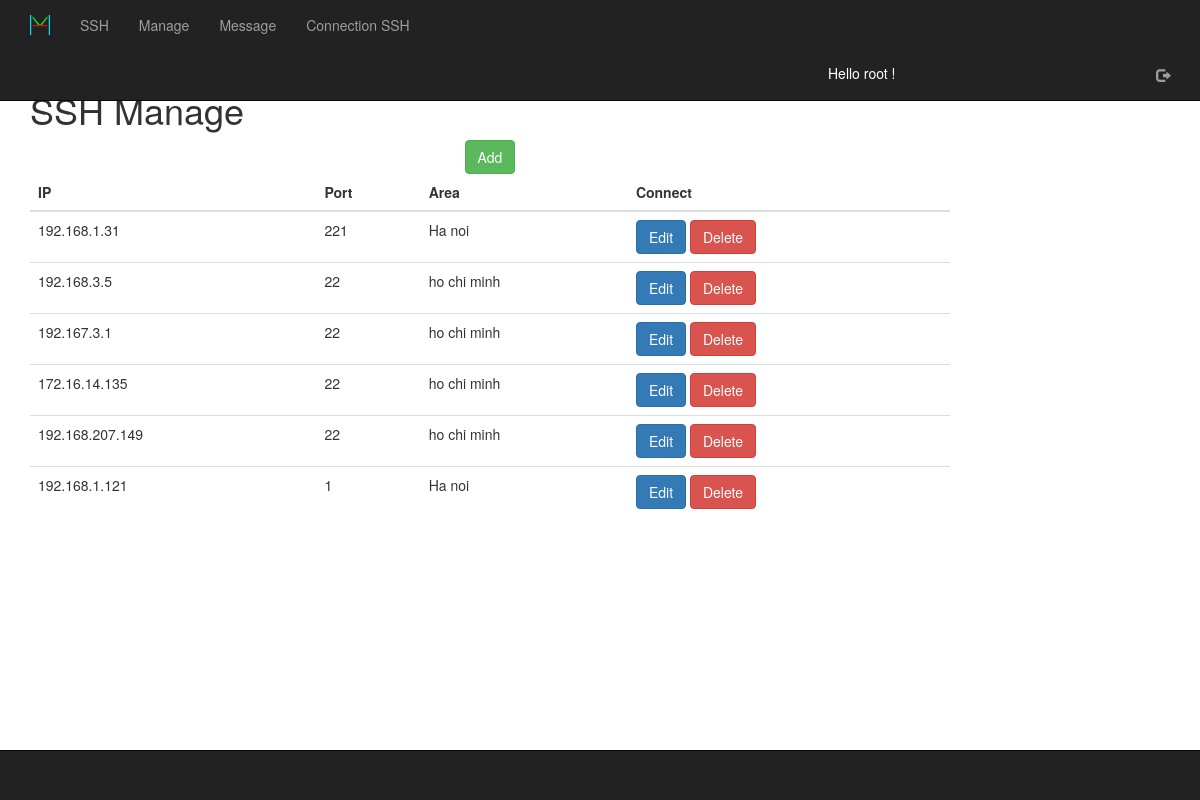
Before: /ssh/connection/ (signed in) with the older database file.
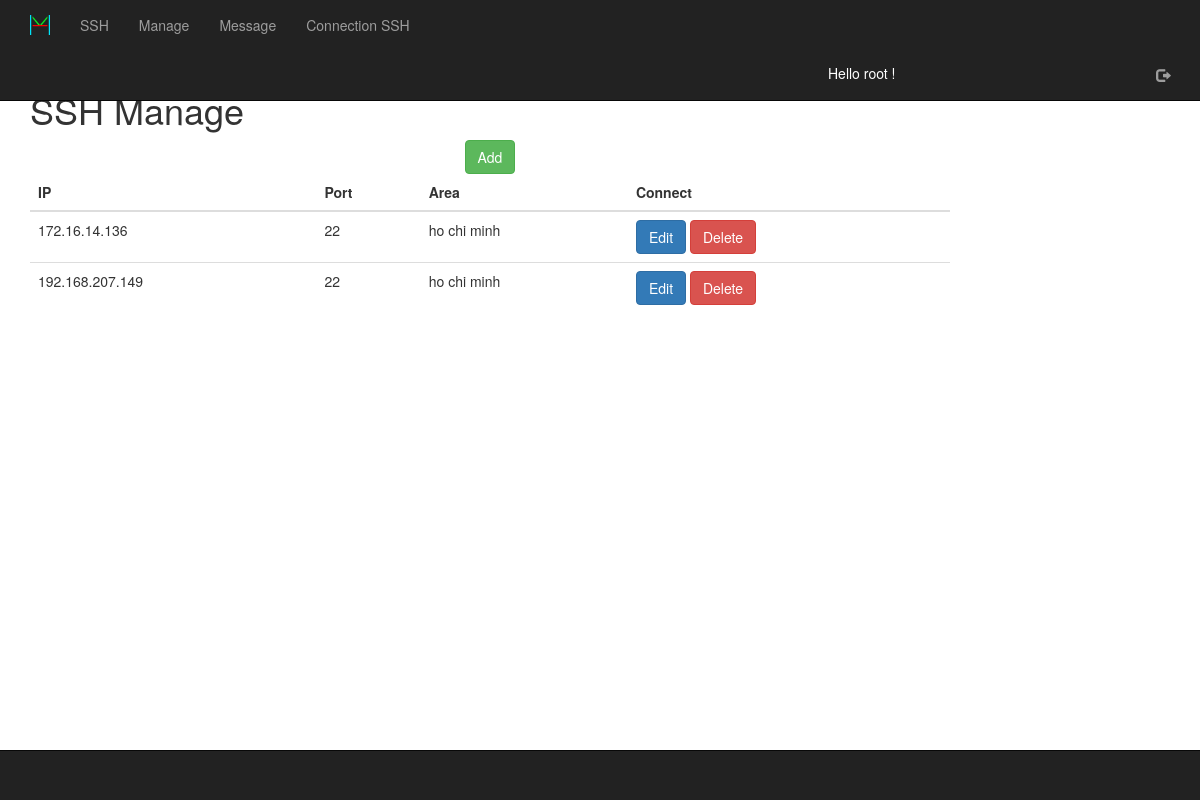
After: the same page with the newer database file.
### ssh/models.py (models this page shows, shortened)
class SSH(models.Model):
	ip = models.CharField(max_length=15,null=True)
	port = models.IntegerField(default=22,null=True)
	username = models.CharField(max_length=100,null=True)
	password = models.CharField(max_length=100,null=True)
	pub_date = models.DateTimeField(default=timezone.now)
	area = models.ForeignKey('Location.Area',on_delete=models.CASCADE)

### Location/models.py (models this page shows, shortened)
class Area(models.Model):
	name = models.CharField(max_length=100,null=True)
	address = models.CharField(max_length=100,null=True)

### ssh/views.py (the view)
@login_required(login_url='/login')
def connection(request):
	if request.user.is_superuser:
		obj = SSH.objects.all()
		area = Area.objects.all()
		return render(request, 'connection.html', {'obj':obj, 'area':area})
	else:
		return redirect('/')

### templates/connection.html (shortened to what this page needs)
{% extends "base.html" %}
{% block title %}SSH Manage{% endblock %}
{% block content %}
<center><button type="button" class="btn btn-success" data-toggle="modal" data-target="#myModal1" id="AddConnectionBtn">Add</button></center>
{% if obj %}
	<table class="table">
		<thead>
			<tr>
				<th>IP</th>
				<th>Port</th>
				<th>Area</th>
				<th>Connect</th>
			</tr>
		</thead>
		<tbody>
		{% for i in obj %}
		<tr>
			<td>{{i.ip}}</td>
			<td>{{i.port}}</td>
			<td>{{i.area.address}}</td>
			<td><button type="button" class="btn btn-primary EditConnection" data-toggle="modal" data-target="#myModal2" id="{{i.id}}">Edit</button>
				<button type="button" class="btn btn-danger DeleteConnection" id="{{i.id}}">Delete</button></td>
		</tr>
		{% endfor %}
		</tbody>
	</table>
{% else %}
	Do not have any connection !
{% endif %}
</div>
{% endblock %}

### templates/base.html (shortened to what this page needs)
<!DOCTYPE html>
<html lang="en">
  <head>
    {% load static %}
    <link rel="stylesheet" type="text/css" href="{% static "datatables/jquery.dataTables.css" %}" />
    <link rel="stylesheet" type="text/css" href="{% static "bootstrap/css/bootstrap.min.css" %}" />
    <link rel="stylesheet" type="text/css" href="{% static "bootstrap-dialog/bootstrap-dialog.min.css" %}" />
    <link rel="stylesheet" type="text/css" href="{% static "custom.css" %}" />
  </head>
  <body>
    <nav class="navbar navbar-inverse navbar-fixed-top">
      <div class="container">
        <div class="navbar-header">
          <a class="navbar-brand" href="/"><img src="{% static "favicon.png" %}" width="20" height="20"></a>
        </div>
        <div id="navbar" class="navbar-collapse collapse">
          <ul class="nav navbar-nav">
            {% if user.is_authenticated %}
            <li><a href="{% url 'ssh:index' %}" title="Hosts">SSH</a></li>
            {% if user.is_staff %}
              <li><a href="{% url 'ssh:manage' %}" title="Hosts">Manage</a></li>
              <li><a href="{% url 'message' %}" title="Message">Message</a></li>
            {% elif not user.is_superuser %}
            <li><a href="{% url 'ticket' %}" title="Ticket">Ticket</a></li>
            <li><a href="{% url 'myTicket' %}" title="Ticket">My Ticket</a></li>
            {% endif %}
            {% if user.is_superuser %}
            <li><a href="{% url 'ssh:connection' %}" title="Connection">Connection SSH</a></li>
            {% endif %}
            {% endif %}
          </ul>
          <p class=" nav navbar-nav hello" style="color:white;padding-left: 70%;padding-top: 13px;">
            Hello {% if user.is_authenticated %} {{user.username}} {% else %} Guest {%endif%}!
          </p>
          <ul class="hidden-xs nav navbar-nav navbar-right">
            {% if user.is_authenticated %}
              <li><a href="/logout" title="Logout"><span class="glyphicon glyphicon-log-out" aria-hidden="true" title="logout"></span></a></li>
            {% else %}
              <li><a href="/login" title="login"><span class="glyphicon glyphicon-log-in" aria-hidden="true" title="login"></span></a></li>
            {% endif %}
          </ul>
        </div>
      </div>
    </nav>
    <div class="container">
      <div class="row col-10 col-sm-10 col-lg-10">
        <h1>{% block title %}{% endblock %}</h1>
        {% block content %}{% endblock %}
      </div>
      <footer class="navbar navbar-inverse navbar-fixed-bottom">
        <div class="container">
          <div id="navbar-bottom">
          </div>
        </div>
      </footer>
  </body>
</html>

### ssh/static/custom.css (style rules this page uses)
html { height: 100%; }
body { padding-top: 70px; padding-bottom: 70px; }
a, a.hover, a.focus, a:hover, a:focus { color: black; }

Changed rows visible on the page:
removed SSH: ip "192.168.1.31", port "221", area.address "Ha noi"
removed SSH: ip "192.168.3.5", port "22", area.address "ho chi minh"
removed SSH: ip "192.167.3.1", port "22", area.address "ho chi minh"
removed SSH: ip "192.168.1.121", port "1", area.address "Ha noi"
changed SSH (number 1 of 2 on the later page): ip "172.16.14.135" → "172.16.14.136"
